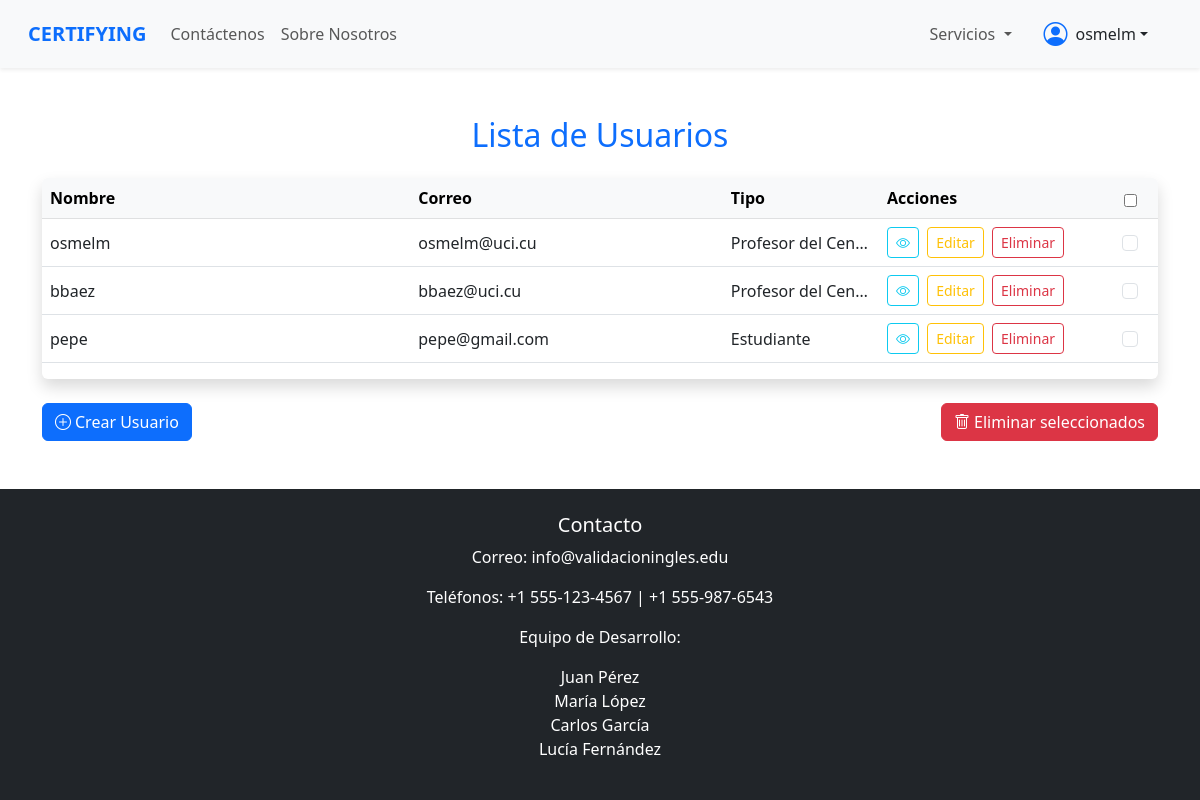
Page /usuarios/ (signed in) on the committed database.
### gestion/models.py (models this page shows, shortened)
class Usuario(AbstractUser):
    TIPO_USUARIO = [
        ('estudiante', 'Estudiante'),
        ('profesor', 'Profesor del Centro')
    ]
    anios =[
        ('1', 'primero'),
        ('2', 'segundo'),
        ('3', 'tercero'),
        ('4', 'cuarto'),
    ]
    tipo_usuario = models.CharField(max_length=20, choices=TIPO_USUARIO)
    facultad = models.CharField(max_length=20)
    grupo = models.CharField(max_length=20,null=True, blank=True)
    anio_escolar = models.CharField(max_length=30, choices=anios, null=True, blank=True)
    carrera = models.CharField(max_length=100,null=True, blank=True)
    curso = models.CharField(max_length=30, blank=True, null=True)
    nivel = models.CharField(max_length=10,null=True, blank=True)
    foto_perfil = models.ImageField(upload_to=ruta_foto_perfil, null=True, blank=True)
    def es_profesor(self):
        return self.tipo_usuario == 'profesor'

### gestion/vistas/vista_usuario.py (the view)
# urls.py: path('usuarios/', vista_usuario.lista_usuarios, name='lista_usuarios'),
def lista_usuarios(request):
    if not request.user.is_authenticated:
        messages.warning(request, "Debes iniciar sesión para acceder a esta página.")
        return redirect('login')
    if not request.user.es_profesor():
        messages.warning(request, "No tienes permisos para acceder a esta sección.")
        return redirect('pagina_principal')
    usuarios = Usuario.objects.all()
    return render(request, 'usuarios/lista_usuarios.html', {'usuarios': usuarios})

### templates/usuarios/lista_usuarios.html (shortened to what this page needs)
{% extends 'base.html' %}
{% load static %}
{% block content %}
<div class="container my-5">
  <h2 class="mb-4 text-primary text-center">Lista de Usuarios</h2>
  <form id="formEliminarUsuarios" method="post" action="{% url 'eliminar_usuarios_seleccionados' %}">
    <div class="table-responsive shadow rounded">
      <table class="table table-hover align-middle">
        <thead class="table-light">
          <tr>
            <th style="width: 33%;">Nombre</th>
            <th style="width: 28%;">Correo</th>
            <th style="width: 14%;">Tipo</th>
            <th style="width: 20%; min-width: 220px;" class="text-nowrap">Acciones</th>
            <th style="width: 5%;" class="text-center align-middle">
              <input type="checkbox" id="selectAll" title="Seleccionar/Deseleccionar todos" class="align-middle">
            </th>
          </tr>
        </thead>
        <tbody>
          {% for usuario in usuarios %}
          <tr>
            <td class="text-truncate" style="max-width: 220px;">{{ usuario.username }}</td>
            <td class="text-truncate" style="max-width: 180px;">{{ usuario.email }}</td>
            <td class="text-truncate" style="max-width: 100px;">{{ usuario.get_tipo_usuario_display }}</td>
            <td class="text-nowrap" style="min-width: 220px;">
              <a href="{% url 'detalle_usuario' usuario.id %}" class="btn btn-outline-info btn-sm me-1" title="Visualizar">
                <i class="bi bi-eye"></i>
              </a>
              <a href="{% url 'editar_usuario' usuario.id %}" class="btn btn-outline-warning btn-sm me-1">Editar</a>
              <a href="{% url 'eliminar_usuario' usuario.id %}" class="btn btn-outline-danger btn-sm me-1" onclick="return confirm('¿Estás seguro?')">Eliminar</a>
            </td>
            <td class="text-center align-middle">
              <input type="checkbox" name="usuarios_seleccionados" value="{{ usuario.id }}" class="form-check-input usuario-checkbox">
            </td>
          </tr>
          {% endfor %}
        </tbody>
      </table>
    </div>
    <div class="d-flex justify-content-between mt-4">
      <a href="{% url 'crear_usuario' %}" class="btn btn-primary">
        <i class="bi bi-plus-circle me-1"></i>Crear Usuario
      </a>
      <button type="submit" class="btn btn-danger" onclick="return confirmarEliminacion()">
        <i class="bi bi-trash me-1"></i>Eliminar seleccionados
      </button>
    </div>
  </form>
</div>
{% endblock %}

### templates/base.html (shortened to what this page needs)
{% load static %}
<!DOCTYPE html>
<html lang="es">
<head>
    <link rel="stylesheet" href="{% static 'css/bootstrap.min.css' %}">
    <link rel="stylesheet" href="{% static 'css/bootstrap-icons.css' %}">
    <link rel="stylesheet" href="{% static 'css/base.css' %}">
</head>
<body style="margin: 0; padding: 0;">
<nav class="navbar navbar-expand-lg navbar-light bg-light shadow-sm px-3">
  <div class="container-fluid">
    <a class="navbar-brand fw-bold text-primary" href="{% url 'pagina_principal' %}">CERTIFYING</a>
    <div class="collapse navbar-collapse" id="navbarMain">
      <ul class="navbar-nav me-auto mb-2 mb-lg-0">
        <li class="nav-item">
          <a class="nav-link" href="#">Contáctenos</a>
        </li>
        <li class="nav-item">
          <a class="nav-link" href="#">Sobre Nosotros</a>
        </li>
      </ul>
      <ul class="navbar-nav mb-2 mb-lg-0 d-flex align-items-lg-center">
        <li class="nav-item dropdown me-lg-3">
          <a class="nav-link dropdown-toggle" href="#" id="serviciosDropdown" role="button" data-bs-toggle="dropdown" aria-expanded="false">
            Servicios
          </a>
        </li>
        {% if request.user.is_authenticated %}
        <li class="nav-item dropdown d-flex align-items-center me-lg-3">
          <a class="nav-link dropdown-toggle d-flex align-items-center text-reset text-decoration-none"
             href="#" id="usuarioDropdown" role="button" data-bs-toggle="dropdown" aria-expanded="false">
            <i class="bi bi-person-circle fs-4 text-primary me-2"></i>
            <span class="text-nowrap">{{ request.user.username }}</span>
          </a>
            <a class="dropdown-item" href="{% url 'perfil' %}">Perfil</a></li>
          </ul>
        {% else %}
        <li class="nav-item">
            <a href="{% url 'login' %}" class="btn btn-outline-primary  btn-sm">Iniciar sesión</a>
        </li>
        {% endif %}
    </div>
  </div>
</nav>
    <main id="main" style="margin: 0; padding: 0; width: 100%">
        {% block content %}
        {% endblock %}
    </main>
    <footer class="text-center mt-5 bg-dark text-white py-4">
        <h5>Contacto</h5>
        <p>Correo: info@validacioningles.edu</p>
        <p>Teléfonos: +1 555-123-4567 | +1 555-987-6543</p>
        <p>Equipo de Desarrollo:</p>
        <ul class="list-unstyled">
            <li>Juan Pérez</li>
            <li>María López</li>
            <li>Carlos García</li>
            <li>Lucía Fernández</li>
        </ul>
    </footer>
</body>
</html>

### static/css/base.css (style rules this page uses)
* { margin: 0; padding: 0; box-sizing: border-box; }
#main { width:100%; }

### rows in the picture
Usuario: user.username "osmelm", username "osmelm", email "osmelm@uci.cu", tipo_usuario "Profesor del Cen…"
Usuario: username "bbaez", email "bbaez@uci.cu", tipo_usuario "Profesor del Cen…"
Usuario: username "pepe", email "pepe@gmail.com", tipo_usuario "Estudiante"
